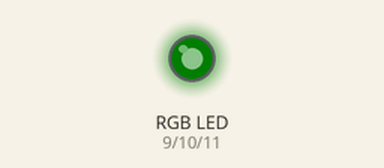
This sketch was run on a simulated Arduino Uno, built with avr-gcc and run on an emulated ATmega328P. On the bench: an RGB LED mixed from three pins (HIGH = lit). Dim RGB values are drawn brighter than linear.

Above: at 0.05 s.
At 1.95 s:
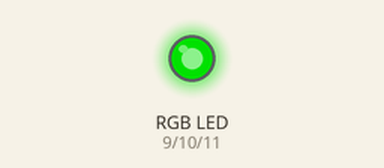
At 3.5 s:
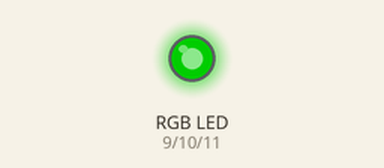
At 6.95 s:
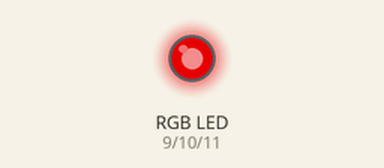
At 10.85 s:
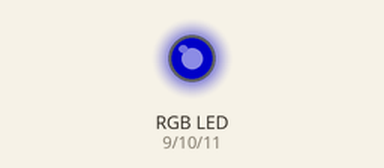
At 13.9 s:
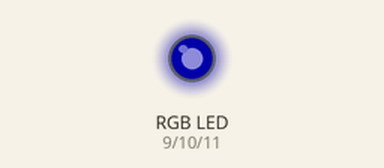
Timing chart, 0 to 18.8 s (numbered marks = the images above):
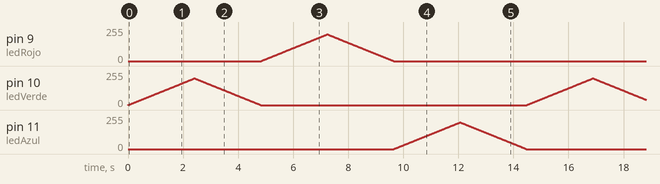

The sketch:

led_rgb.ino
```cpp
int ledRojo=9;
int ledVerde=10;
int ledAzul=11;
int i;


void setup() {
  //pin del led
  pinMode(ledRojo,OUTPUT );
  pinMode(ledVerde,OUTPUT );
  pinMode(ledAzul,OUTPUT );
}

void loop() {
  //led verde
  for(i=0;i<=200;i++){
        analogWrite(ledAzul ,0 );
        analogWrite(ledRojo ,0);
        analogWrite(ledVerde ,i);
        delay(12);
       }
      for(i=200;i>0;i--){
        analogWrite(ledAzul ,0 );
        analogWrite(ledRojo ,0);
        analogWrite(ledVerde ,i);
        delay(12);
       }

    //led rojo
       for(i=0;i<=200;i++){
        analogWrite(ledAzul ,0 );
        analogWrite(ledRojo ,i);
        analogWrite(ledVerde ,0);
        delay(12);
       }
      for(i=200;i>0;i--){
        analogWrite(ledAzul ,0 );
        analogWrite(ledRojo ,i);
        analogWrite(ledVerde ,0);
        delay(12);
       }


   //led azul
        for(i=0;i<=200;i++){
        analogWrite(ledAzul ,i );
        analogWrite(ledRojo ,0);
        analogWrite(ledVerde ,0);
        delay(12);
       }
      for(i=200;i>0;i--){
        analogWrite(ledAzul ,i);
        analogWrite(ledRojo ,0);
        analogWrite(ledVerde ,0);
        delay(12);
       }
}
```
